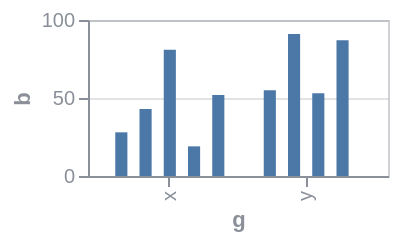

Vega-Lite specification for this chart:
### Vega specification from a JSON file in a GitHub repository (floating-point values rounded to 4 significant figures)
{"$schema": "https://vega.github.io/schema/vega/v6.json", "background": null, "padding": 5, "width": 150, "height": 78, "style": "cell", "data": [{"name": "source_0", "values": [{"a": "A", "b": 28, "c": 5, "g": "x"}, {"a": "B", "b": 55, "c": 9, "g": "y"}, {"a": "C", "b": 43, "c": 2, "g": "x"}, {"a": "D", "b": 91, "c": 7, "g": "y"}, {"a": "E", "b": 81, "c": 4, "g": "x"}, {"a": "F", "b": 53, "c": 6, "g": "y"}, {"a": "G", "b": 19, "c": 8, "g": "x"}, {"a": "H", "b": 87, "c": 1, "g": "y"}, {"a": "I", "b": 52, "c": 3, "g": "x"}]}, {"name": "data_0", "source": "source_0", "transform": [{"type": "stack", "groupby": ["g", "a"], "field": "b", "sort": {"field": [], "order": []}, "as": ["b_start", "b_end"], "offset": "zero"}, {"type": "filter", "expr": "isValid(datum[\"b\"]) && isFinite(+datum[\"b\"])"}]}], "marks": [{"name": "marks", "type": "rect", "style": ["bar"], "from": {"data": "data_0"}, "encode": {"update": {"fill": {"value": "#4c78a8"}, "ariaRoleDescription": {"value": "bar"}, "description": {"signal": "\"g: \" + (isValid(datum[\"g\"]) ? isArray(datum[\"g\"]) ? join(datum[\"g\"], ' ') : datum[\"g\"] : \"\"+datum[\"g\"]) + \"; b: \" + (format(datum[\"b\"], \"\")) + \"; a: \" + (isValid(datum[\"a\"]) ? isArray(datum[\"a\"]) ? join(datum[\"a\"], ' ') : datum[\"a\"] : \"\"+datum[\"a\"])"}, "x": {"scale": "x", "field": "g", "offset": {"scale": "xOffset", "field": "a"}}, "width": {"signal": "max(0.25, bandwidth('xOffset'))"}, "y": {"scale": "y", "field": "b_end"}, "y2": {"scale": "y", "field": "b_start"}}}}], "scales": [{"name": "x", "type": "band", "domain": {"data": "data_0", "field": "g", "sort": true}, "range": [0, {"signal": "width"}], "paddingInner": 0.2, "paddingOuter": 0.2}, {"name": "y", "type": "linear", "domain": {"data": "data_0", "fields": ["b_start", "b_end"]}, "range": [{"signal": "height"}, 0], "nice": true, "zero": true}, {"name": "xOffset", "type": "band", "domain": {"data": "data_0", "field": "a", "sort": true}, "range": [0, {"signal": "bandwidth('x')"}]}], "axes": [{"scale": "y", "orient": "left", "gridScale": "x", "grid": true, "tickCount": {"signal": "ceil(height/40)"}, "domain": false, "labels": false, "aria": false, "maxExtent": 0, "minExtent": 0, "ticks": false, "zindex": 0}, {"scale": "x", "orient": "bottom", "grid": false, "title": "g", "labelAlign": "right", "labelAngle": 270, "labelBaseline": "middle", "zindex": 0}, {"scale": "y", "orient": "left", "grid": false, "title": "b", "labelOverlap": true, "tickCount": {"signal": "ceil(height/40)"}, "zindex": 0}], "config": {"axis": {"labelColor": "#8a8f98", "titleColor": "#8a8f98", "domainColor": "#8a8f98", "tickColor": "#8a8f98", "gridColor": "#8a8f98", "gridOpacity": 0.25}, "style": {"cell": {"stroke": "#8a8f98", "strokeOpacity": 0.4}}}}
